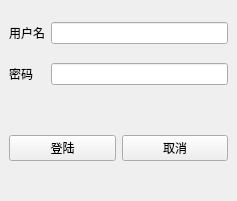
<?xml version="1.0" encoding="UTF-8"?>
<ui version="4.0">
 <class>MainWindow</class>
 <widget class="QMainWindow" name="MainWindow">
  <property name="geometry">
   <rect>
    <x>0</x>
    <y>0</y>
    <width>237</width>
    <height>201</height>
   </rect>
  </property>
  <property name="minimumSize">
   <size>
    <width>237</width>
    <height>201</height>
   </size>
  </property>
  <property name="maximumSize">
   <size>
    <width>237</width>
    <height>201</height>
   </size>
  </property>
  <property name="windowTitle">
   <string>MainWindow</string>
  </property>
  <widget class="QWidget" name="centralwidget">
   <property name="maximumSize">
    <size>
     <width>1000000</width>
     <height>100000</height>
    </size>
   </property>
   <layout class="QVBoxLayout" name="verticalLayout">
    <item>
     <widget class="QWidget" name="widget" native="true">
      <layout class="QGridLayout" name="gridLayout">
       <property name="leftMargin">
        <number>0</number>
       </property>
       <property name="topMargin">
        <number>0</number>
       </property>
       <property name="rightMargin">
        <number>0</number>
       </property>
       <property name="bottomMargin">
        <number>0</number>
       </property>
       <item row="0" column="0">
        <widget class="QLabel" name="label_2">
         <property name="text">
          <string>用户名</string>
         </property>
        </widget>
       </item>
       <item row="2" column="1">
        <widget class="QLineEdit" name="lineEdit"/>
       </item>
       <item row="2" column="0">
        <widget class="QLabel" name="label_3">
         <property name="text">
          <string>密码  </string>
         </property>
        </widget>
       </item>
       <item row="0" column="1">
        <widget class="QLineEdit" name="lineEdit_2"/>
       </item>
      </layout>
     </widget>
    </item>
    <item>
     <widget class="QWidget" name="widget_2" native="true">
      <layout class="QGridLayout" name="gridLayout_2">
       <property name="leftMargin">
        <number>0</number>
       </property>
       <property name="topMargin">
        <number>0</number>
       </property>
       <property name="rightMargin">
        <number>0</number>
       </property>
       <property name="bottomMargin">
        <number>0</number>
       </property>
       <item row="0" column="0">
        <widget class="QPushButton" name="pushButton">
         <property name="text">
          <string>登陆</string>
         </property>
        </widget>
       </item>
       <item row="0" column="1">
        <widget class="QPushButton" name="pushButton_2">
         <property name="text">
          <string>取消</string>
         </property>
        </widget>
       </item>
      </layout>
     </widget>
    </item>
   </layout>
  </widget>
  <widget class="QMenuBar" name="menubar">
   <property name="geometry">
    <rect>
     <x>0</x>
     <y>0</y>
     <width>237</width>
     <height>26</height>
    </rect>
   </property>
  </widget>
 </widget>
 <resources/>
 <connections/>
</ui>
